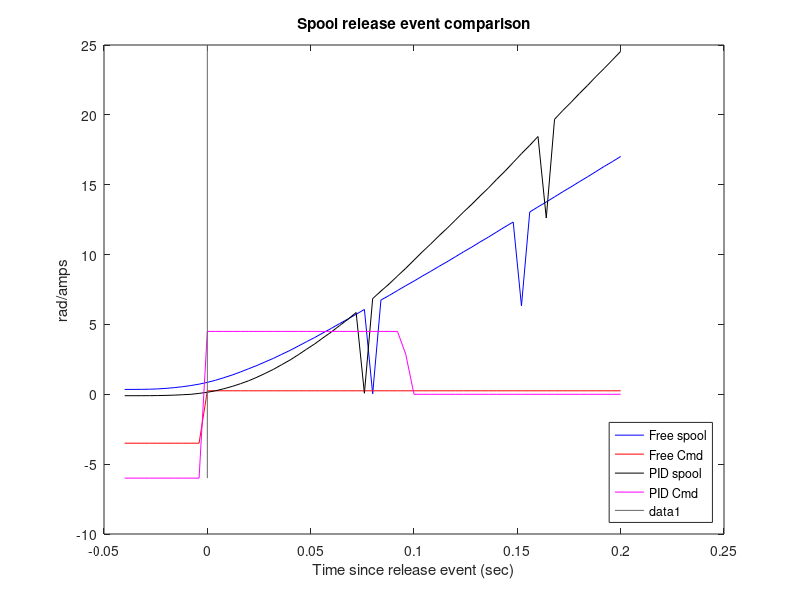

Recreate this plot in MATLAB.
% This script seeks to compare the difference between the "GoodCast" and
% the "AlmostFlat" cast.  The first one the ball is released passively
% while in the second it is "actively" released by spooling the motor
% foward a set amount.

close all
clear all

GC  = load('GoodCastDataLog.mat');
AC = load('AlmostFlat.mat');

% Events
% Constants
stop_ArmPos = 2.9916;   % rad, Position arm triggers cast
stop_String = 3.75;     % rad, Position String Angle triggers cast
far_Enough  = 65;       % rad, How far before string is jerked back

% Release time index
i_gc = find(and(stop_ArmPos >= GC.fsData(:,1), stop_String >= GC.fsData(:,6)), 1, 'first');
i_ac = find(and(stop_ArmPos >= AC.fsData(:,1), stop_String >= AC.fsData(:,6)), 1, 'first');
% Release time
t_gc = GC.fsTime(i_gc);
t_ac = AC.fsTime(i_ac);

%Plot Graphs
plot(GC.fsTime((i_gc-10):(50+i_gc))-t_gc, GC.fsData((i_gc-10):(50+i_gc),4),'b')
hold on
plot(GC.fsTime((i_gc-10):(50+i_gc))-t_gc, GC.fsData((i_gc-10):(50+i_gc),5),'r')
plot(AC.fsTime((i_ac-10):(50+i_ac))-t_ac, AC.fsData((i_ac-10):(50+i_ac),4),'k')
plot(AC.fsTime((i_ac-10):(50+i_ac))-t_ac, AC.fsData((i_ac-10):(50+i_ac),5),'m')
legend('Free spool', 'Free Cmd', 'PID spool','PID Cmd', 'Location', 'Southeast')
line([GC.fsTime(i_gc)-t_gc,GC.fsTime(i_gc)-t_gc],[-6,25],'Color',[.4,.4,.4])
xlabel('Time since release event (sec)')
ylabel('rad/amps')
title('Spool release event comparison')